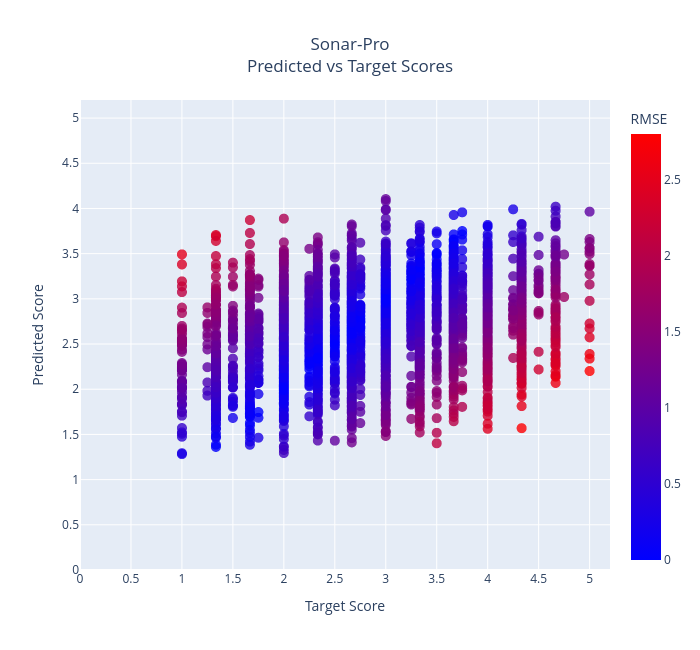

Notebook code for this chart:
### Code cell
import plotly.express as px
lgr_preds_np = lgr_preds.numpy().flatten()
dualbranch_preds_np = dualbranch_preds.numpy().flatten()
targets_np = targets.numpy().flatten()
perplexity_preds_np = perplexity_preds.numpy().flatten()
def _rmse(preds, targets):
    return np.sqrt((preds - targets)**2)
lgr_preds_rmse_np = _rmse(lgr_preds_np, targets_np)
dualbranch_preds_rmse_np = _rmse(dualbranch_preds_np, targets_np)
perplexity_preds_rmse_np = _rmse(perplexity_preds_np, targets_np)
# Scatter plot of targets vs predictions colored by RMSE
fig = px.scatter(x=targets_np, y=perplexity_preds_np,
                 color=perplexity_preds_rmse_np,
                 labels={'x': 'Target Score', 'y': 'Predicted Score', 'color': 'RMSE'},
                 title='Sonar-Pro<br>Predicted vs Target Scores',
                 color_continuous_scale='Bluered',
                 )
fig.update_layout(
    xaxis=dict(range=[0, 5.2], dtick=0.5),
    yaxis=dict(range=[0, 5.2], dtick=0.5),
    width = 700,
    height = 650,
    template='plotly',
    title_x=0.5,
)
fig.update_traces(marker=dict(size=10, opacity=0.8))
fig.show()

### Figure 1 — Plotly figure (JSON) as saved in the notebook; plotly's stock layout.template omitted (floating-point values rounded to 4 significant figures; data arrays with more than 128 entries replaced by an {"elided": "..."} marker saying what was removed)
{"data": [{"hovertemplate": "Target Score=%{x}<br>Predicted Score=%{y}<br>RMSE=%{marker.color}<extra></extra>", "legendgroup": "", "marker": {"color": {"elided": "3600 float values"}, "coloraxis": "coloraxis", "opacity": 0.8, "size": 10, "symbol": "circle"}, "mode": "markers", "name": "", "showlegend": false, "type": "scattergl", "x": {"elided": "3600 float values"}, "xaxis": "x", "y": {"elided": "3600 float values"}, "yaxis": "y"}], "layout": {"coloraxis": {"colorbar": {"title": {"text": "RMSE"}}, "colorscale": [[0, "rgb(0,0,255)"], [1, "rgb(255,0,0)"]]}, "height": 650, "legend": {"tracegroupgap": 0}, "title": {"text": "Sonar-Pro<br>Predicted vs Target Scores", "x": 0.5}, "width": 700, "xaxis": {"anchor": "y", "domain": [0, 1], "dtick": 0.5, "range": [0, 5.2], "title": {"text": "Target Score"}}, "yaxis": {"anchor": "x", "domain": [0, 1], "dtick": 0.5, "range": [0, 5.2], "title": {"text": "Predicted Score"}}}}
